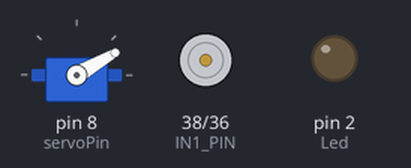
Recording of a sketch running on a simulated Arduino Mega 2560, built with avr-gcc and run on an emulated ATmega2560. Shown: servo, motor-driver pin pairs drawn as motors (green arrow = first pin HIGH = forward, orange = second pin HIGH = backward, longer = more drive, scaled by the enable pin), output pins drawn as LEDs (lit = HIGH).

Above: at 0.55 s.
At 6.5 s:
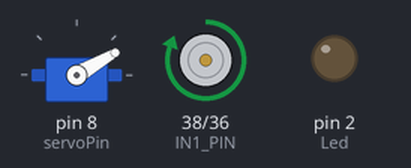
At 12.5 s:
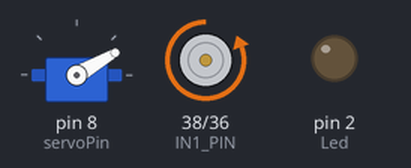
Timing chart, 0 to 14.3 s (numbered marks = the images above):
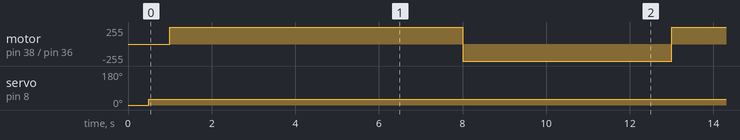

The sketch:

EndEffector.ino
```cpp
// Servo Motor
#include <Servo.h>
int servoPin=8;
int Led=2;
int end_angle=30;
int reading=0;
Servo Servo1;
bool servo_moved;

//Linear Actuator
const int ENA_PIN = 40; // the Arduino pin connected to the EN1 pin L298N
const int IN1_PIN = 38; // the Arduino pin connected to the IN1 pin L298N
const int IN2_PIN = 36; // the Arduino pin connected to the IN2 pin L298N

void setup(){
Servo1.attach(servoPin);
pinMode(Led,OUTPUT);

// Linear Actuator.
pinMode(ENA_PIN, OUTPUT);
pinMode(IN1_PIN, OUTPUT);
pinMode(IN2_PIN, OUTPUT);

digitalWrite(ENA_PIN, HIGH);
Servo1.write(0);
delay(500);
}

void loop(){
//reading = 500;
//angle = map(reading, 0, 1023, 0, 180);
//Servo1.write(0);
//digitalWrite(Led, LOW);
//delay(2000);
//Servo1.write(end_angle);
//digitalWrite(Led, HIGH);
//delay(1000);
//digitalWrite(Led, LOW);
////Servo1.write(0);
//delay(2000);
if(servo_moved==false){
  Servo1.write(end_angle);
  delay(500);
  servo_moved=true;
  }

//Linear Actuator
// extend the actuator
digitalWrite(IN1_PIN, HIGH);
digitalWrite(IN2_PIN, LOW);

delay(7000); // actuator will stop extending automatically when reaching the limit

// retracts the actuator
digitalWrite(IN1_PIN, LOW);
digitalWrite(IN2_PIN, HIGH);

delay(5000); // actuator will stop retracting automatically when reaching the limit
//exit(0);
}

//
// // Sweep from 0 to 180 degrees:
//  for (angle = 0; angle <= 180; angle += 1) {
//    Servo1.write(angle);
//    delay(15);
//  }
//  // And back from 180 to 0 degrees:
//  for (angle = 180; angle >= 0; angle -= 1) {
//    Servo1.write(angle);
//    delay(30);
//  }
//}
```

Measured:
- by itself, motor on pin 38 (IN1_PIN) / pin 36 (IN2_PIN): alternates forward 255/255 for 7.0 s and backward 255/255 for 5.0 s
- by itself, servo on pin 8 (servoPin): 0° → 30° at 0.50 s
